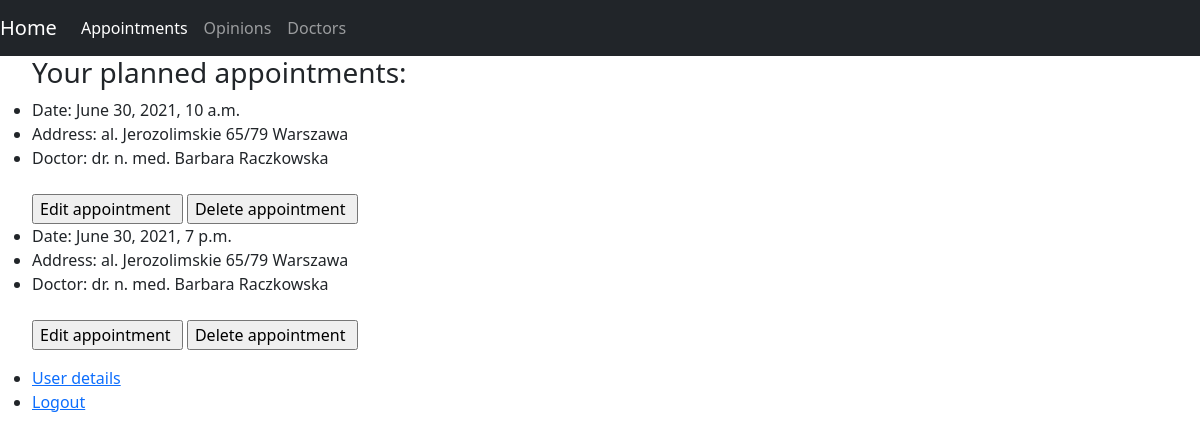
The page /main/ (signed in) on the database its author committed.
### project/models.py (models this page shows, shortened)
class Appointment(models.Model):
    doctor= models.ForeignKey(Doctor, related_name='doctor', on_delete=models.CASCADE)
    patient= models.ForeignKey(Profil, related_name='patient', on_delete=models.CASCADE)
    date = models.DateTimeField()
    address=  models.ForeignKey(Clinic, on_delete=models.CASCADE)
    class Meta:
        unique_together= ('patient','date')

class Clinic(models.Model):
    city = models.CharField(max_length=100)
    street= models.CharField(max_length=255)
    number= models.CharField(max_length=100)

class Doctor(models.Model):
    user= models.OneToOneField(User, on_delete=models.CASCADE, null=True)
    title= models.CharField(max_length=64, null=True)
    specialization= models.ManyToManyField(Specialization, null=True)
    def __str__(self):
        return f'{self.title} {self.user.first_name} {self.user.last_name}'

### project/views.py (the view)
# urls.py: path('main/', MainPageView.as_view(), name='main'),
class MainPageView(View):
    def get(self, request):
        appointments = Appointment.objects.filter(patient=Profil.objects.get(user=request.user))
        opinions = Opinions.objects.filter(patient=Profil.objects.get(user=request.user))
        username=''
        if request.user.is_authenticated:
            username = request.user.username
        return render(request, 'main.html', {'appointments':appointments, 'opinions':opinions, 'username':username})

### templates/main.html (shortened to what this page needs)
<!DOCTYPE html>
<html lang="en">
<head>
   <link href="https://cdn.jsdelivr.net/npm/bootstrap@5.0.1/dist/css/bootstrap.min.css" rel="stylesheet">
  </head>
<body>
<div class="content">
    <nav class="navbar navbar-expand-lg navbar navbar-dark bg-dark">
  <a class="navbar-brand" href="/main/">Home </a>
  <div class="collapse navbar-collapse" id="navbarNavAltMarkup">
    <div class="navbar-nav">
      <a class="nav-item nav-link active" href="/appointments/"> Appointments </a>
      <a class="nav-item nav-link" href="/opinions/">Opinions</a>
        <a class="nav-item nav-link" href="/doctors/">Doctors</a>
    </div>
  </div>
</nav>
{% block content %}
{% if user.is_authenticated %}
    {% if appointments %}
        <ul>
    <h3>Your planned appointments:</h3>
        {% for appointment in appointments %}
       <li>Date: {{ appointment.date }}</li>
        <li> Address: {{ appointment.address.street }} {{ appointment.address.number }} {{ appointment.address.city }} </li>
         <li>Doctor: {{ appointment.doctor }}</li><br>
            <input type="button" value="Edit appointment " onclick="location.href='/edit-appointment/{{ appointment.id }}/'">
            <input type="button" value="Delete appointment " onclick="location.href='/delete-appointment/{{ appointment.id }}/'">
        {% endfor %}
        </ul>
    {% endif %}
 {% include 'buttons.html' %}
    {% else %}
    <a href="/">Login</a>
{% endif %}
    {% endblock %}
</div>
</body>
</html>

### rows shown on the page
Appointment: date "June 30, 2021, 10 a.m.", address.street "al. Jerozolimskie", address.number "65/79", address.city "Warszawa", doctor "dr. n. med. Barbara Raczkowska"
Appointment: date "June 30, 2021, 7 p.m.", address.street "al. Jerozolimskie", address.number "65/79", address.city "Warszawa", doctor "dr. n. med. Barbara Raczkowska"
